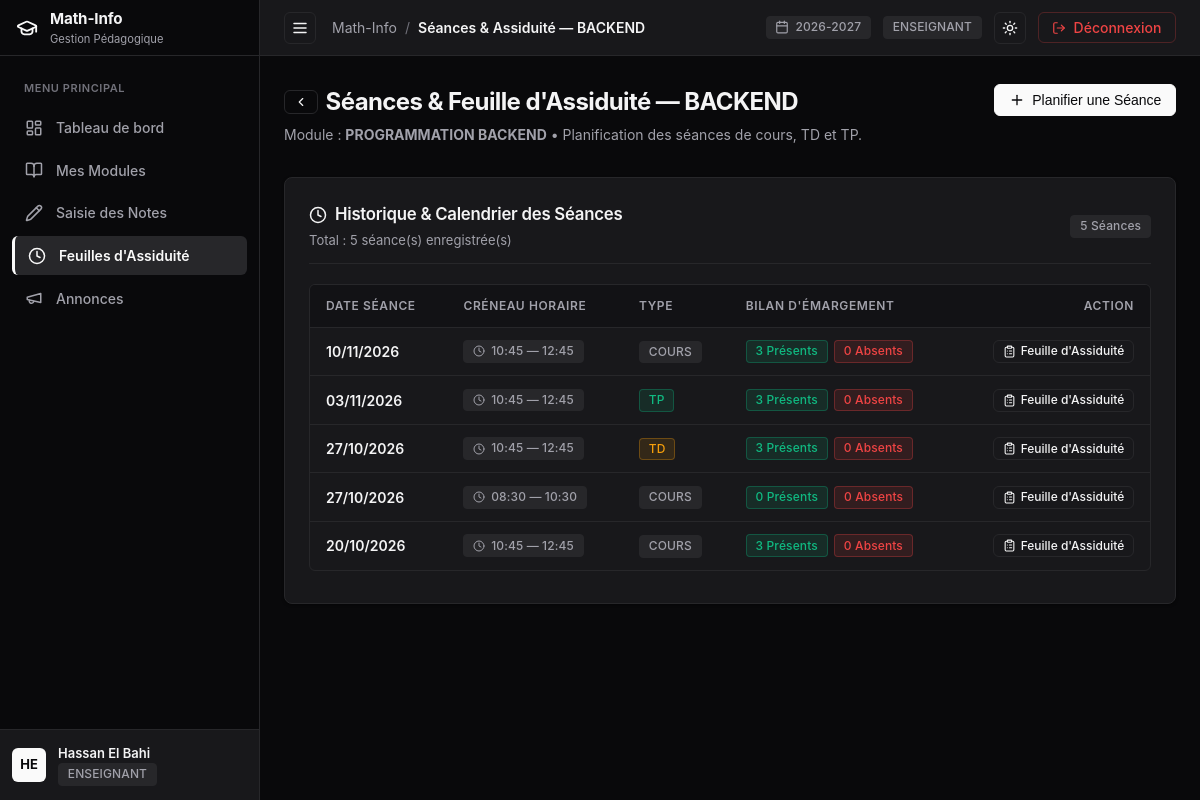
/enseignant/modules/1/seances (signed in), run on the app's committed database.
### tables this page shows
CREATE TABLE `utilisateurs` (
  `idUtilisateur` int NOT NULL AUTO_INCREMENT,
  `nom` varchar(100) NOT NULL,
  `prenom` varchar(100) NOT NULL,
  `email` varchar(150) NOT NULL,
  `motDePasse` varchar(255) NOT NULL,
  `role` enum('ADMIN','ENSEIGNANT','ETUDIANT') NOT NULL,
  `dateCreation` timestamp NULL DEFAULT CURRENT_TIMESTAMP,
  PRIMARY KEY (`idUtilisateur`),
  UNIQUE KEY `email` (`email`)
);

CREATE TABLE `modules` (
  `idModule` int NOT NULL AUTO_INCREMENT,
  `code` varchar(20) NOT NULL,
  `intitule` varchar(150) NOT NULL,
  `semestre` enum('S1','S2','S3','S4') NOT NULL,
  `coefficient` float NOT NULL DEFAULT '1',
  `idFiliere` int NOT NULL,
  `idEnseignant` int DEFAULT NULL,
  PRIMARY KEY (`idModule`),
  UNIQUE KEY `code` (`code`),
  KEY `idFiliere` (`idFiliere`),
  KEY `idEnseignant` (`idEnseignant`),
  CONSTRAINT `modules_ibfk_1` FOREIGN KEY (`idFiliere`) REFERENCES `filieres` (`idFiliere`) ON DELETE CASCADE,
  CONSTRAINT `modules_ibfk_2` FOREIGN KEY (`idEnseignant`) REFERENCES `enseignants` (`idUtilisateur`) ON DELETE SET NULL
);

CREATE TABLE `seances` (
  `idSeance` int NOT NULL AUTO_INCREMENT,
  `idModule` int NOT NULL,
  `dateSeance` date NOT NULL,
  `heureDebut` time NOT NULL,
  `heureFin` time NOT NULL,
  `typeSeance` enum('COURS','TD','TP') NOT NULL DEFAULT 'COURS',
  PRIMARY KEY (`idSeance`),
  KEY `idModule` (`idModule`),
  CONSTRAINT `seances_ibfk_1` FOREIGN KEY (`idModule`) REFERENCES `modules` (`idModule`) ON DELETE CASCADE
);

### src/Views/enseignant/seances.php (the view, shortened to what the rows shown need)
<div style="margin-bottom: 2rem; display: flex; justify-content: space-between; align-items: flex-start; flex-wrap: wrap; gap: 1rem;">
  <div>
    <div style="display: flex; align-items: center; gap: 0.5rem; margin-bottom: 0.25rem;">
      <a href="/enseignant/modules" class="btn btn-outline btn-sm" title="Retour aux modules">
        <?= Icon::get('chevron-left', 14) ?>
      </a>
      <h1 style="font-size: 1.5rem; font-weight: 700; letter-spacing: -0.025em; color: var(--text-main);">
        Séances & Feuille d'Assiduité — <?= htmlspecialchars($module['code']) ?>
      </h1>
    </div>
    <p style="color: var(--text-muted); font-size: 0.875rem;">
      Module : <strong><?= htmlspecialchars($module['intitule']) ?></strong> •
      Planification des séances de cours, TD et TP.
    </p>
  </div>
  <button class="btn btn-primary" data-modal-open="createSeanceModal">
    <?= Icon::get('plus', 16) ?>
    <span>Planifier une Séance</span>
  </button>
</div>
<div class="card">
  <div class="card-header">
    <div>
      <span class="card-title">
        <?= Icon::get('clock', 18) ?>
        <span>Historique & Calendrier des Séances</span>
      </span>
      <span class="card-desc" style="display: block; margin-top: 0.25rem;">
        Total : <?= count($seances) ?> séance(s) enregistrée(s)
      </span>
    </div>
    <span class="badge badge-neutral"><?= count($seances) ?> Séances</span>
  </div>
  <?php if (empty($seances)): ?>
    <div style="text-align: center; padding: 3rem 1rem; color: var(--text-muted); font-size: 0.875rem;">
      <div style="margin-bottom: 0.5rem; color: var(--text-subtle);"><?= Icon::get('clock', 32) ?></div>
      Aucune séance n'est encore programmée pour ce module.
    </div>
  <?php else: ?>
    <div class="table-wrapper">
      <table>
        <thead>
          <tr>
            <th style="min-width: 120px;">Date Séance</th>
            <th style="min-width: 140px;">Créneau Horaire</th>
            <th style="min-width: 90px;">Type</th>
            <th style="min-width: 180px;">Bilan d'Émargement</th>
            <th style="min-width: 140px; text-align: right;">Action</th>
          </tr>
        </thead>
        <tbody>
          <?php foreach ($seances as $s): ?>
            <tr>
              <td style="font-weight: 600;">
                <?= date('d/m/Y', strtotime($s['dateSeance'])) ?>
              </td>
              <td>
                <span class="badge badge-neutral">
                  <?= Icon::get('clock', 12) ?>
                  <span><?= htmlspecialchars(substr($s['heureDebut'], 0, 5)) ?> — <?= htmlspecialchars(substr($s['heureFin'], 0, 5)) ?></span>
                </span>
              </td>
              <td>
                <?php if ($s['typeSeance'] === 'COURS'): ?>
                  <span class="badge badge-neutral">COURS</span>
                <?php elseif ($s['typeSeance'] === 'TD'): ?>
                  <span class="badge badge-warning">TD</span>
                <?php else: ?>
                  <span class="badge badge-success">TP</span>
                <?php endif; ?>
              </td>
              <td>
                <div style="display: flex; gap: 0.4rem; font-size: 0.75rem;">
                  <span class="badge badge-success" title="Présents"><?= (int)$s['total_presents'] ?> Présents</span>
                  <span class="badge badge-destructive" title="Absents"><?= (int)$s['total_absents'] ?> Absents</span>
                </div>
              </td>
              <td style="text-align: right;">
                <a href="/enseignant/seances/<?= $s['idSeance'] ?>/absences" class="btn btn-outline btn-sm">
                  <?= Icon::get('clipboard-list', 13) ?>
                  <span>Feuille d'Assiduité</span>
                </a>
              </td>
            </tr>
          <?php endforeach; ?>
        </tbody>
      </table>
    </div>
  <?php endif; ?>
</div>

### src/Utils/Icon.php (shortened to what the rows shown need)
<?php
class Icon {
    public static function get(string $name, int $size = 16, string $extraClass = ''): string {
        $classAttr = 'lucide-icon' . ($extraClass !== '' ? ' ' . $extraClass : '');
        $svgAttrs = sprintf(
            'xmlns="http://www.w3.org/2000/svg" width="%d" height="%d" viewBox="0 0 24 24" fill="none" stroke="currentColor" stroke-width="2" stroke-linecap="round" stroke-linejoin="round" class="%s"',
            $size,
            $size,
            htmlspecialchars($classAttr)
        );
        switch ($name) {
            case 'graduation-cap':
                return "<svg {$svgAttrs}><path d=\"M21.42 10.922a1 1 0 0 0-.019-1.838L12.83 5.18a2 2 0 0 0-1.66 0L2.6 9.08a1 1 0 0 0 0 1.832l8.57 3.908a2 2 0 0 0 1.66 0z\"/><path d=\"M22 10v6\"/><path d=\"M6 12.5V16a6 3 0 0 0 12 0v-3.5\"/></svg>";
            case 'layout-dashboard':
                return "<svg {$svgAttrs}><rect width=\"7\" height=\"9\" x=\"3\" y=\"3\" rx=\"1\"/><rect width=\"7\" height=\"5\" x=\"14\" y=\"3\" rx=\"1\"/><rect width=\"7\" height=\"9\" x=\"14\" y=\"12\" rx=\"1\"/><rect width=\"7\" height=\"5\" x=\"3\" y=\"16\" rx=\"1\"/></svg>";
            case 'book-open':
                return "<svg {$svgAttrs}><path d=\"M12 7v14\"/><path d=\"M3 18a1 1 0 0 1-1-1V4a1 1 0 0 1 1-1h5a4 4 0 0 1 4 4 4 4 0 0 1 4-4h5a1 1 0 0 1 1 1v13a1 1 0 0 1-1 1h-6a3 3 0 0 0-3 3 3 3 0 0 0-3-3z\"/></svg>";
            case 'clipboard-list':
                return "<svg {$svgAttrs}><rect width=\"8\" height=\"4\" x=\"8\" y=\"2\" rx=\"1\" ry=\"1\"/><path d=\"M16 4h2a2 2 0 0 1 2 2v14a2 2 0 0 1-2 2H6a2 2 0 0 1-2-2V6a2 2 0 0 1 2-2h2\"/><path d=\"M12 11h4\"/><path d=\"M12 16h4\"/><path d=\"M8 11h.01\"/><path d=\"M8 16h.01\"/></svg>";
            case 'clock':
                return "<svg {$svgAttrs}><circle cx=\"12\" cy=\"12\" r=\"10\"/><polyline points=\"12 6 12 12 16 14\"/></svg>";
            case 'megaphone':
                return "<svg {$svgAttrs}><path d=\"m3 11 18-5v12L3 14v-3z\"/><path d=\"M11.6 16.8a3 3 0 1 1-5.8-1.6\"/></svg>";
            case 'calendar':
                return "<svg {$svgAttrs}><path d=\"M8 2v4\"/><path d=\"M16 2v4\"/><rect width=\"18\" height=\"18\" x=\"3\" y=\"4\" rx=\"2\"/><path d=\"M3 10h18\"/></svg>";
            case 'sun':
                return "<svg {$svgAttrs}><circle cx=\"12\" cy=\"12\" r=\"4\"/><path d=\"M12 2v2\"/><path d=\"M12 20v2\"/><path d=\"m4.93 4.93 1.41 1.41\"/><path d=\"m17.66 17.66 1.41 1.41\"/><path d=\"M2 12h2\"/><path d=\"M20 12h2\"/><path d=\"m6.34 17.66-1.41 1.41\"/><path d=\"m19.07 4.93-1.41 1.41\"/></svg>";
            case 'log-out':
                return "<svg {$svgAttrs}><path d=\"M9 21H5a2 2 0 0 1-2-2V5a2 2 0 0 1 2-2h4\"/><polyline points=\"16 17 21 12 16 7\"/><line x1=\"21\" x2=\"9\" y1=\"12\" y2=\"12\"/></svg>";
            case 'pencil':
                return "<svg {$svgAttrs}><path d=\"M21.174 6.812a1 1 0 0 0-3.986-3.987L3.842 16.174a2 2 0 0 0-.5.83l-1.321 4.352a.5.5 0 0 0 .623.622l4.353-1.32a2 2 0 0 0 .83-.497z\"/><path d=\"m15 5 4 4\"/></svg>";
            case 'plus':
                return "<svg {$svgAttrs}><path d=\"M5 12h14\"/><path d=\"M12 5v14\"/></svg>";
            case 'x':
                return "<svg {$svgAttrs}><path d=\"M18 6 6 18\"/><path d=\"m6 6 12 12\"/></svg>";
            case 'chevron-left':
                return "<svg {$svgAttrs}><path d=\"m15 18-6-6 6-6\"/></svg>";
            case 'menu':
                return "<svg {$svgAttrs}><line x1=\"4\" x2=\"20\" y1=\"12\" y2=\"12\"/><line x1=\"4\" x2=\"20\" y1=\"6\" y2=\"6\"/><line x1=\"4\" x2=\"20\" y1=\"18\" y2=\"18\"/></svg>";
            case 'arrow-right':
                return "<svg {$svgAttrs}><path d=\"M5 12h14\"/><path d=\"m12 5 7 7-7 7\"/></svg>";
        }
    }
}

### src/Views/layout/main.php (shortened to what the rows shown need)
<?php
$currentUser = Auth::user();
$currentRole = Auth::role();
$activeNav = $activeNav ?? 'dashboard';
?>
<!DOCTYPE html>
<html lang="fr" data-theme="dark">
<head>
  <link rel="stylesheet" href="/css/style.css">
</head>
<body class="app-shell">
  <aside id="sidebar" class="sidebar">
    <div class="sidebar-header">
      <a href="/" class="sidebar-brand">
        <span class="brand-icon"><?= Icon::get('graduation-cap', 22) ?></span>
        <div class="brand-text">
          <span class="brand-name">Math-Info</span>
          <span class="brand-sub">Gestion Pédagogique</span>
        </div>
      </a>
    </div>
    <nav class="sidebar-nav">
      <div class="nav-section-title">Menu Principal</div>
      <?php if ($currentRole === 'ADMIN'): ?>
        <a href="/admin/dashboard" class="nav-item <?= $activeNav === 'dashboard' ? 'active' : '' ?>">
          <span class="nav-icon"><?= Icon::get('layout-dashboard', 18) ?></span>
          <span class="nav-label">Tableau de bord</span>
        </a>
        <a href="/admin/filieres" class="nav-item <?= $activeNav === 'filieres' ? 'active' : '' ?>">
          <span class="nav-icon"><?= Icon::get('landmark', 18) ?></span>
          <span class="nav-label">Filières</span>
        </a>
        <a href="/admin/modules" class="nav-item <?= $activeNav === 'modules' ? 'active' : '' ?>">
          <span class="nav-icon"><?= Icon::get('book-open', 18) ?></span>
          <span class="nav-label">Modules</span>
        </a>
        <a href="/admin/utilisateurs" class="nav-item <?= $activeNav === 'utilisateurs' ? 'active' : '' ?>">
          <span class="nav-icon"><?= Icon::get('users', 18) ?></span>
          <span class="nav-label">Utilisateurs</span>
        </a>
        <a href="/admin/inscriptions" class="nav-item <?= $activeNav === 'inscriptions' ? 'active' : '' ?>">
          <span class="nav-icon"><?= Icon::get('clipboard-list', 18) ?></span>
          <span class="nav-label">Inscriptions</span>
        </a>
        <a href="/admin/annonces" class="nav-item <?= $activeNav === 'annonces' ? 'active' : '' ?>">
          <span class="nav-icon"><?= Icon::get('megaphone', 18) ?></span>
          <span class="nav-label">Annonces</span>
        </a>
        <a href="/admin/audit" class="nav-item <?= $activeNav === 'audit' ? 'active' : '' ?>">
          <span class="nav-icon"><?= Icon::get('shield-check', 18) ?></span>
          <span class="nav-label">Journal d'Audit</span>
        </a>
      <?php elseif ($currentRole === 'ENSEIGNANT'): ?>
        <a href="/enseignant/dashboard" class="nav-item <?= $activeNav === 'dashboard' ? 'active' : '' ?>">
          <span class="nav-icon"><?= Icon::get('layout-dashboard', 18) ?></span>
          <span class="nav-label">Tableau de bord</span>
        </a>
        <a href="/enseignant/modules" class="nav-item <?= $activeNav === 'modules' ? 'active' : '' ?>">
          <span class="nav-icon"><?= Icon::get('book-open', 18) ?></span>
          <span class="nav-label">Mes Modules</span>
        </a>
        <a href="/enseignant/notes" class="nav-item <?= $activeNav === 'notes' ? 'active' : '' ?>">
          <span class="nav-icon"><?= Icon::get('pencil', 18) ?></span>
          <span class="nav-label">Saisie des Notes</span>
        </a>
        <a href="/enseignant/seances" class="nav-item <?= $activeNav === 'seances' ? 'active' : '' ?>">
          <span class="nav-icon"><?= Icon::get('clock', 18) ?></span>
          <span class="nav-label">Feuilles d'Assiduité</span>
        </a>
        <a href="/enseignant/annonces" class="nav-item <?= $activeNav === 'annonces' ? 'active' : '' ?>">
          <span class="nav-icon"><?= Icon::get('megaphone', 18) ?></span>
          <span class="nav-label">Annonces</span>
        </a>
      <?php endif; ?>
    </nav>
    <div class="sidebar-footer">
      <div class="user-profile-widget">
        <div class="user-avatar">
          <?= strtoupper(substr($currentUser ? $currentUser->getPrenom() : 'U', 0, 1) . substr($currentUser ? $currentUser->getNom() : 'S', 0, 1)) ?>
        </div>
        <div class="user-meta">
          <span class="user-name"><?= htmlspecialchars($currentUser ? $currentUser->getNomComplet() : 'Utilisateur') ?></span>
          <span class="user-role-badge badge badge-neutral"><?= htmlspecialchars($currentRole ?? '') ?></span>
        </div>
      </div>
    </div>
  </aside>
  <div class="main-wrapper">
    <header class="app-topbar">
      <div class="topbar-left">
        <button id="sidebarToggle" class="btn btn-icon sidebar-toggle-btn-topbar" title="Basculer le menu" aria-label="Menu">
          <?= Icon::get('menu', 18) ?>
        </button>
        <div class="breadcrumb">
          <span class="breadcrumb-root">Math-Info</span>
          <span class="breadcrumb-sep">/</span>
          <span class="breadcrumb-current"><?= htmlspecialchars($title ?? 'Dashboard') ?></span>
        </div>
      </div>
      <div class="topbar-right">
        <div class="badge badge-neutral" title="Année Universitaire en cours">
          <?= Icon::get('calendar', 14) ?>
          <span>2026-2027</span>
        </div>
        <?php if ($currentRole === 'ADMIN'): ?>
          <span class="badge badge-warning">ADMIN</span>
        <?php elseif ($currentRole === 'ENSEIGNANT'): ?>
          <span class="badge badge-neutral">ENSEIGNANT</span>
        <?php else: ?>
          <span class="badge badge-neutral">ÉTUDIANT</span>
        <?php endif; ?>
        <button id="themeToggle" class="btn btn-icon" title="Basculer Mode Clair/Sombre" aria-label="Basculer Thème">
          <span id="themeIcon"><?= Icon::get('sun', 16) ?></span>
        </button>
        <a href="/logout" class="btn btn-destructive" title="Déconnexion">
          <?= Icon::get('log-out', 14) ?>
          <span class="desktop-only">Déconnexion</span>
        </a>
      </div>
    </header>
    <main class="page-content">
      <div class="content-container">
        <?= $content ?>
      </div>
    </main>
  </div>
</body>
</html>

### data on the page
utilisateurs: prenom+nom "HE", prenom+nom "Hassan El Bahi"
modules: code "BACKEND", intitule "PROGRAMMATION BACKEND"
seances: dateSeance "10/11/2026", heureDebut "10:45", heureFin "12:45", typeSeance "COURS", total_presents "3", total_absents "0"
seances: dateSeance "03/11/2026", heureDebut "10:45", heureFin "12:45", typeSeance "TP", total_presents "3", total_absents "0"
seances: dateSeance "27/10/2026", heureDebut "10:45", heureFin "12:45", typeSeance "TD", total_presents "3", total_absents "0"
seances: dateSeance "27/10/2026", heureDebut "08:30", heureFin "10:30", typeSeance "COURS", total_presents "0", total_absents "0"
seances: dateSeance "20/10/2026", heureDebut "10:45", heureFin "12:45", typeSeance "COURS", total_presents "3", total_absents "0"

### other printed values
$currentRole "ENSEIGNANT"
$title "Séances & Assiduité — BACKEND"
count($seances) "5"
